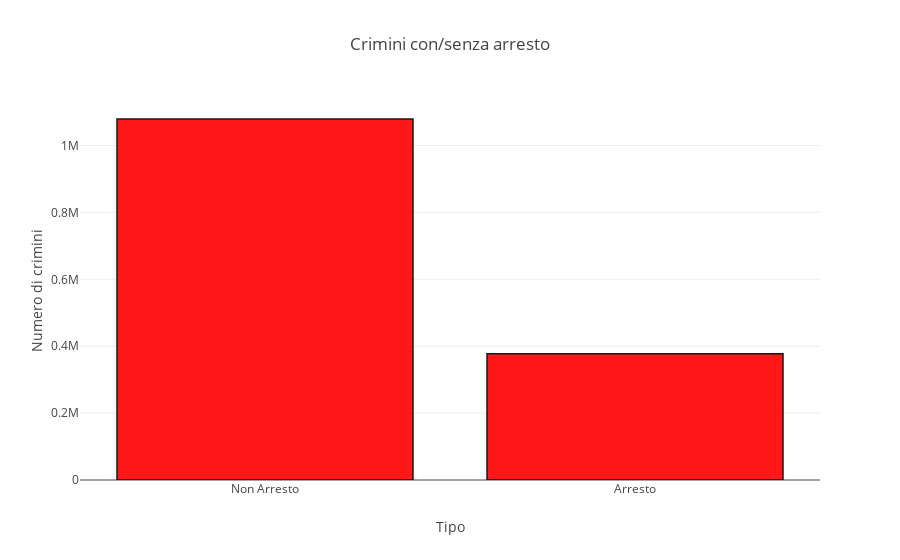
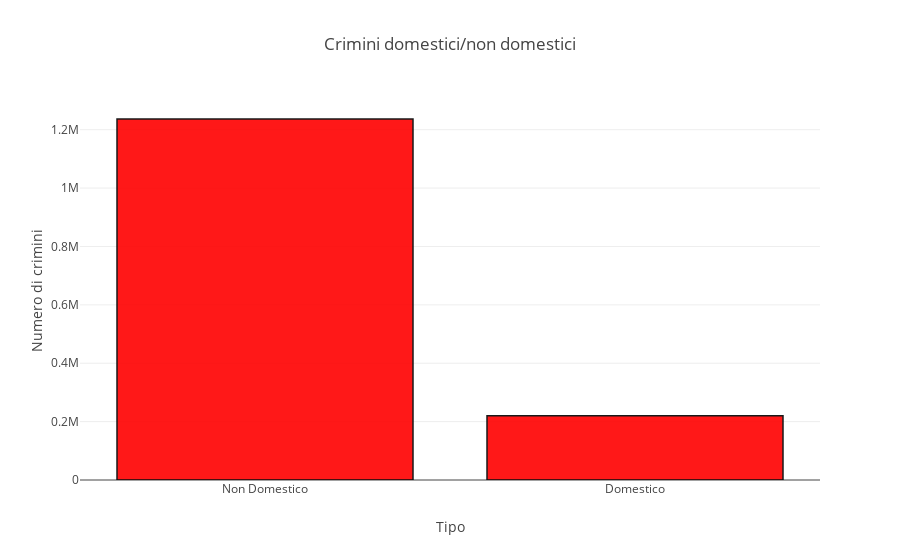

These figures' notebook cell, in order:
### Code cell
#% Crimini con arresto
arresti = df['Arrest'].values
numero_arresti = len(arresti[arresti == True])
numero_non_arresti = len(arresti[arresti == False])

domestici = df['Domestic'].values
numero_domestici = len(domestici[domestici == True])
numero_non_domestici = len(domestici[domestici == False])


trace1 = go.Bar(
    x = ["Non Arresto","Arresto"],
    y = [numero_non_arresti,numero_arresti],
    textposition='auto',
    marker=dict(
        color='rgb(255,0,0)',
        line=dict(
            color='rgb(0,0,0)',
            width=1.5),
        ),
    opacity=0.9
)

trace2 = go.Bar(
    x = ["Non Domestico","Domestico"],
    y = [numero_non_domestici,numero_domestici],
    textposition='auto',
    marker=dict(
        color='rgb(255,0,0)',
        line=dict(
            color='rgb(0,0,0)',
            width=1.5),
        ),
    opacity=0.9
)


layout1 = go.Layout(title="Crimini con/senza arresto ",
                   xaxis=dict(title='Tipo'),
                   yaxis=dict(title='Numero di crimini'))
layout2 = go.Layout(title="Crimini domestici/non domestici",
                   xaxis=dict(title='Tipo'),
                   yaxis=dict(title='Numero di crimini'))

fig1 = go.Figure(data = [trace1], layout = layout1)
fig2 = go.Figure(data = [trace2], layout = layout2)
py.iplot(fig1)
py.iplot(fig2)





#% Crimini domestici
#domestici = df['']

### Figure 1 — Plotly figure (JSON) as saved in the notebook; plotly's stock layout.template omitted (floating-point values rounded to 4 significant figures)
{"data": [{"marker": {"color": "rgb(255,0,0)", "line": {"color": "rgb(0,0,0)", "width": 1.5}}, "opacity": 0.9, "textposition": "auto", "type": "bar", "uid": "ce00fa5c-fc6d-11e8-a7fd-ec8eb541bed5", "x": ["Non Arresto", "Arresto"], "y": [1079242, 377472]}], "layout": {"title": "Crimini con/senza arresto ", "xaxis": {"title": "Tipo"}, "yaxis": {"title": "Numero di crimini"}}}

### Figure 2 — Plotly figure (JSON) as saved in the notebook; plotly's stock layout.template omitted (floating-point values rounded to 4 significant figures)
{"data": [{"marker": {"color": "rgb(255,0,0)", "line": {"color": "rgb(0,0,0)", "width": 1.5}}, "opacity": 0.9, "textposition": "auto", "type": "bar", "uid": "ce04a15c-fc6d-11e8-957d-ec8eb541bed5", "x": ["Non Domestico", "Domestico"], "y": [1236660, 220054]}], "layout": {"title": "Crimini domestici/non domestici", "xaxis": {"title": "Tipo"}, "yaxis": {"title": "Numero di crimini"}}}
